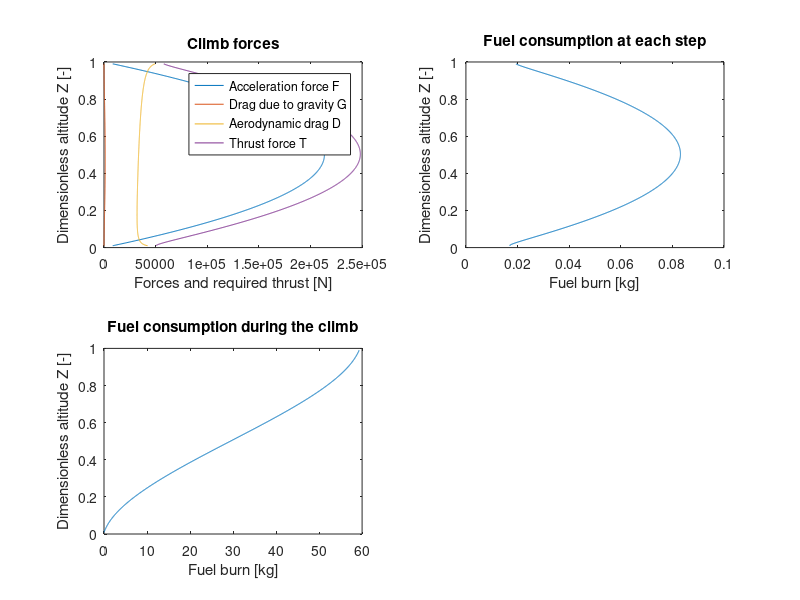
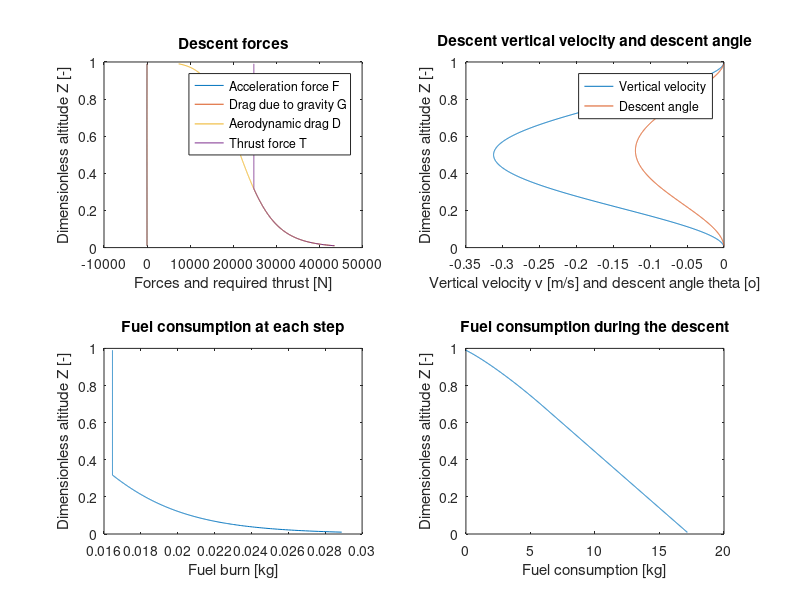

The MATLAB script that drew these images, in order:
%% STEP 1: Choose the trajectory and the aircraft
clear all, clc

desti_number=menu('Choose the trajectory','Trondheim-Oslo','Trondheim-Nice','Paris-New York');

% Two cruise trajectory configurations possible, depends on the trajectory
% chosen.

% STEP 2: Choose the aircraft in function of the travel chosen
% Configuration 1: the cruise trajectory is horizontal

if desti_number==1 % Destination: Trondheim-Oslo
    plane_number = menu('Plane','737-300','737-800');
    d=390000; % Distance Trondheim-Oslo [m]
    if plane_number==1
        disp('Torndheim-Oslo and plane 737-300');
        % Characteristics of the aircraft 737-300
        S = 105.4;  % Wing area [m^2]
        m0 = 62800.0;   % Maximum takeoff weight [kg]
        lf = 20100; % Maximum fuel capacity [l]
        alpha = 0.0735; % Parameter defining the dimensional velocity
        SFC = 0.03977;  % Coefficient fuel burn
    else
        disp('Trondheim-Oslo and plane 737-800');
        % Characteristics of the aircraft 737-800
        S = 125.58; % Wing area [m^2]
        m0 = 79100; % maximum takeoff weight [kg]
        lf = 26020; % Maximum fuel capacity [l]
        alpha = 0.0697; % Parameter defining the dimensional velocity
        SFC = 0.03875;  % Coefficient fuel burn
    end
end

if desti_number == 2    % Destination Trondheim-Nice
    plane_number = menu('Plane','A320','737-800');
    d = 2204000;    % Distance Trondheim-Nice [m]
    if plane_number == 1
        disp('Trondheim-Nice and A320');
        % Characteristics of the aircraft A320
        S = 125;    % Wing area [m^2]
        m0 = 70000; % Maximum takeoff weight [kg]
        lf = 24050; % Maximum fuel capacity [l]
        alpha = 0.07;   % Parameter defining the dimensional velocity
        SFC = 0.03467;  % Coefficient fuel burn
    else
        disp('Trondheim-Nice and plane 737-800');
        % Characterisitcs of the aircraft 737-800
        S = 125.58; % Wing area [m^2]
        m0 = 79100; % Maximum takeoff weight [kg]
        lf = 26020; % Maximum fuel capacity [l]
        alpha = 0.0697; % Parameter defining the dimensional velocity
        SFC = 0.03875;  % Coefficient fuel burn
    end
end

% Configuration 2: the cruise trajectory is not horizontal 
% theta cruise and delta altitude

if desti_number == 3
    plane_number = menu('Plane','A340','777-200');
    d = 5851000; % Distance Paris-New York
    if plane_number == 1
        disp('Paris-New York and plane A340');
        % Characteristics of the aircraft A340
        S = 361.6; % Wing area [m^2]
        m0 = 275000; % Maximum takeoff weight [kg]
        lf = 155040;    % Maximum fuel capacity [l]
        alpha = 0.0663; % Parameter defining the dimensional velocity
        SFC = 0.03263;  % Coefficient fuel burn
    else
        disp('Paris-New York and plane 777-200');
        % Characteristics of the aircraft 777-200
        S = 427.8;  % Wing area [m^2]
        m0 = 247200;    % Maximum takeoff weight [kg]
        lf = 117348;    % Maximum fuel capacity [l]
        alpha = 0.0648; % Parameter defining the dimensional velocity
        SFC = 0.03365;  % Coefficient fuel burn
    end
end

%% Parameters and constants

beta = 60000;   % Velocity/altitude parameter
gamma = input('Parameter for climb time determination (between 150 and 300)')
zc = input('The cruise altitude [m]')   % Cruise altitude [m]
rho0 = 1.225;   % Air density at sea level [kg/m^3]
epsilon = 0.0001;   % Constant in the density function [l/m]
k = 0.045;  % Constant selected for the included drag coefficient
CDo = 0.015;    % Constant selected for the zero-lift drag coefficient

%% STEP 3: CLIMB

n = length(0.01:0.001:0.99);    % Number of values in the vector
nz = n;

% Initialization at t = 0 (takeoff)
% The index 1 is for the climb values
V1 = zeros(nz, 1); v1 = zeros(nz, 1); theta1 = zeros(nz, 1); c1 = zeros(nz, 1);
M1 = zeros(nz, 1); rho1 = zeros(nz,1); CL1 = zeros(nz, 1); F1 = zeros(nz, 1);
G1 = zeros(nz, 1); D1 = zeros(nz, 1); T1 = zeros(nz, 1);
fuelburnCL = zeros(nz+1,1); fuelburnCL(1) = 0;

% Fuel capacity in the aircraft at takeoff
rhof = 817.15;  % Fuel density [kg/m3]
fuelCL = zeros(nz, 1);  % Fuel burn vector [kg]
mf1 = zeros(nz+1,1);    % Weight of fuel vector
mf1(1) = lf*10^-3*rhof; % Weight of fuel at t=0 [kg]

% Maximum takeoff weight [kg]
m1 = zeros(nz+1,1);     % Weight of the aircraft vector
m1(1) = m0;             % Maximum takeoff weight [kg]

% Calculation of the time of climb
vmean1 = 0.0333 * gamma;    % Mean vertical speed [m/s]
Timeclimb = (0.99*zc)/vmean1/3600;  % Time of climb [hours]
tclimb = Timeclimb/n;   % Time increment [hours]

% Climb trajectory
% Calculate the velocities, forces, weight of the fuel burn and aircraft
% for each increment until the cruise altitude

i = 1;
for Z = 0.01:0.001:0.99;
    V1(i)=(-1/alpha)*log((1/beta)*((1/Z)-1));   % Velocity along flight path
    v1(i) = gamma*Z^2*(1-Z)^2;  % Vertical velocity (m/s)
    % v1(i) = -6*vm1*Z^2+6*vm1*Z;   % the parabolic vertical speed
    theta1(i) = asin(v1(i)/V1(i));  % Climb angle [rad]
    c1(i) = 340.245 - 54.15*Z;  % Speed of sound [m/s]
    M1(i) = V1(i) / c1(i);      % Mach number [-]
    rho1(i) = rho0*exp(-epsilon*zc*Z);  % Air density [kg/m^3]
    CL1(i) = (m1(i)*9.81*cos(theta1(i)))/(0.5*S*rho1(i)*V1(i)^2);   % Lift coef.
    F1(i) = (m1(i)*gamma*Z*(1-Z))/(alpha*zc);   % Acceleration force F[N]
    G1(i) = m1(i)*9.81*sin(theta1(i));  % Drag due to gravity G[N]
    D1(i) = 0.5*S*rho1(i)*V1(i)^2*(CDo+k*CL1(i)^2); % Aerodynamic drag D[N]
    T1(i) = F1(i)+G1(i)+D1(i);  % Thrust force T[N]
    fuelCL(i) = SFC*T1(i)*tclimb;   % Fuel burn at each increment [kg]
    fuelburnCL(i+1) = fuelburnCL(i) + fuelCL(i);    % Total fuel burn [kg]
    mf1(i+1) = mf1(i) - fuelCL(i);  % Weight of fuel [kg]
    m1(i+1) = m1(i) - fuelCL(i);    % Weight of the aircraft [kg]
    i = i + 1;
end

% Maximum thrust required during the climb
Tmax = max(T1);

% Distance climb
Vmean1 = mean(V1);  % Mean velocity along the flight path [m/s]
vhmean1 = sqrt(Vmean1^2 - vmean1^2);    % Mean horizontal velocity [m/s]
dHclimb = vhmean1 * Timeclimb * 3600;   % Horizontal climb distance [m]
% Plot

% Velocity along the flight path
figure(1);
subplot(2,1,1), plot(V1,0.01:0.001:0.99)
title('Climb velocity along the flight path')
xlabel('Velocity along the flight path V [m/s]')
ylabel('Dimensionless altitude Z [-]')

% Vertical velocity and climb angle
subplot(2,1,2), plot(v1,0.01:0.001:0.99,theta1*(180/pi),0.01:0.001:0.99)
title('Climb vertical velocity and climb angle')
legend('Vertical velocity','Climb angle')
xlabel('Vertical velocity v [m/s] and climb angle theta [o]')
ylabel('Dimensionless altitude Z [-]')

% Forces
%figure(2);
subplot(2,2,1),
plot(F1,0.01:0.001:0.99,G1,0.01:0.001:0.99,D1,0.01:0.001:0.99,T1,0.01:0.001:0.99)
title('Climb forces')
legend('Acceleration force F','Drag due to gravity G', 'Aerodynamic drag D','Thrust force T')
xlabel('Forces and required thrust [N]')
ylabel('Dimensionless altitude Z [-]')

% Fuel burn at each increment
subplot(2,2,2), plot(fuelCL,0.01:0.001:0.99)
xlabel('Fuel burn [kg]')
ylabel('Dimensionless altitude Z [-]')
title('Fuel consumption at each step')

% Fuel consumption
subplot(2,2,3), plot(fuelburnCL, 0.009:0.001:0.99)
xlabel('Fuel burn [kg]')
ylabel('Dimensionless altitude Z [-]')
title('Fuel consumption during the climb')

% Values for the next step: the cruise

step1=('CLIMB')

disp(['Fuel burn after the climb [kg]: ', num2str(fuelburnCL(end))]);
disp(['Weight of the aircraft m [kg]: ', num2str(m1(end))]);
disp(['Weight of fuel mf [kg]: ', num2str(mf1(end))]);
disp(['Mach number M [-] (for the cruise phase): ', num2str(M1(end))]);
disp(['Speed of sound c [m/s]: ', num2str(c1(end))]);
disp(['Value of CL: ', num2str(CL1(end))]);
disp(['Time of climb [h]: ', num2str(Timeclimb)]);
disp(['Horizontal climb distance [m]: ', num2str(dHclimb)]);

%% STEP 4: CRUISE
% The cruise trajectory for the short and medium flight is horizontal
% Use for the flight Trondheim - Oslo and Trondheim - Nice
% The index c and 2 are for the cruise values

% Initialization for the cruise trajectory
step2 = ('CRUISE')

V2 = M1(end)*c1(end);   % Cruise velocity [m/s] (constant)
disp(['Cruise velocity Vc [m/s]: ', num2str(V2)]);

% Calculate the air density and the aircraft weight at zc (after climb)
zc = Z(end)*zc;
rhoc = rho0*exp(-epsilon*zc);   % Air density [kg/m^3]
mc = ((CL1(end)*S*V2^2)/(2*9.81))*rhoc; % Weight of the aircraft [kg]
disp(['Weight of the aircraft at cruise altitude 1 [kg]: ', num2str(mc)]);

% Cruise time and distance
% Define the time and the distance for the descent
gamma = input('Parameter for descent time determination (between 100 and 200)')
vmean3 = 0.0333*gamma;  % Mean vertical speed [m/s]
vhmean3 = sqrt(Vmean1^2 - vmean3^2);    % Mean horizontal velocity [m/s]
Timedescent = (zc * 0.99)/vmean3/3600;  % Time of descent [hours]
dHdescent = vhmean3 * Timedescent * 36000;  % Horizontal descent distance [m]

% Time and distance for the cruise phase
dHcruise = d - dHdescent - dHclimb;     % Horizontal cruise distance [m]
Timecruise = dHcruise / V2 / 3600;  % Time of cruise [hours]

% Thrust force [N]
T2 = D1(end);   % Thrust force is constant [N]

% Fuel burn
fuelburnCR = SFC * Timecruise*T2;   % Fuel burn during the cruise [kg]
m2 = mc - fuelburnCR;   % Weight of aircraft after the cruise [kg]
mf2 = mf1(end) - fuelburnCR;    % Weight of fuel [kg]

disp(['Fuel burn during the cruise [kg]: ', num2str(fuelburnCR)]);
disp(['Weight of the aircraft m after the cruise [kg]: ', num2str(m2)]);
disp(['Weight of fuel mf after the cruise[kg]: ', num2str(mf2)]);
disp(['Time of cruise [h]: ', num2str(Timecruise)]);
disp(['Horizontal cruise distance [m]: ', num2str(dHcruise)]);

%% STEP 4-bis: CRUISE
% The cruise trajectory for the long flight is linear between zc1 and zc2
% Use for the flight Paris - New York

% Calculate the air density and the aircraft weight at zc (after climb)
zc1 = Z(end)*zc;
rhoc = rho0 * exp(-epsilon*zc1);    % air density [kg/m^3]
mc = ((CL1(end)*S*V2^2)/(2*9.81))*rhoc;     % Weight of the aircraft [kg]
disp(['Weight of the aircraft at cruise altitude 1 [kg]: ', num2str(mc)]);

% Delta cruise altitude [m]
deltazc = input('Value of the delta cruise altitude [m]')
% Altitude at the end
zc2 = zc1 + deltazc;
ncr = length(zc1:1:zc1+deltazc);    % Number of values in the vector

% Cruise time and distance
% Define the time and the distance for the descent
gamma = input('Parameter descent time determination (between 100 and 200)')
vmean3 = 0.0333*gamma;  % Mean vertical velocity [m/s]
vhmean3 = sqrt(Vmean1^2 - vmean3^2);    % Mean horizontal descent velocity [m/s]
Timedescent = (zc2*0.99)/vmean3/3600;   % Time of descent [hours]
dHdescent = vhmean3*Timedescent*3600;   % Horizontal descent distance [m]
% Time and distance for the cruise phase
dHcruise = d - dHdescent - dHclimb; % Horizontal cruise distance [m]
Timecruise = dHcruise/V2/3600;  % Time of cruise [hours]
tcruise = Timecruise/ncr;   % Increment time [hours]

% Initialization at cruise altitude z1
v2 = zeros(ncr,1); theta2 = zeros(ncr,1); rho2 = zeros(ncr,1);
D2 = zeros(ncr,1); T2 = zeros(nz,1); fuelburnCR = zeros(nz,1);

% Fuel capacity in the airplane after the climb
fuelCR = zeros(nz,1);   % Fuel burn during the cruise [kg]
mf2 = zeros(ncr+1,1);   % Weight of fuel vector
mf2(1) = mf1(end);      % Weight of fuel during the cruise [kg]

% Maximum take off weight [kg]
m2 = zeros(nz+1,1); % Weight of the aircraft vector
m2(1) = mc; % Weight of the aircraft [kg]

% Cruise trajectory
i = 1;
for z = zc1:1:zc2;
    rho2(i) = rho0*exp(-epsilon*z); % Air density [kg/m^3]
    D2(i) = 0.5 * S * rho2(i)*V2^2*(CDo+k*CL1(end)^2);  % Aerodynamic drag D [N]
    T2(i) = D2(i);  % Thrust force [N]
    fuelCR(i) = SFC*T2(i)*tcruise;  % Fuel burn at each increment [kg]
    fuelburnCR(i+1) = fuelburnCR(i) + fuelCR(i);    % Total fuel burn [kg]
    mf2(i+1) = mf2(i) - fuelCR(i);  % Weight of fuel [kg]
    m2(i+1) = m2(i) - fuelCR(i);    % Weight of the airplane [kg]
    i = i + 1;
end
%% STEP 5: DESCENT

% The index 3 is for the descent values

% Initialization
% Fuel burn before the descent [kg]
fuelD = zeros(nz, 1);
fuelburnD = zeros(nz+1,1);  fuelburnD(1) = 0;

% Weight aircraft and fuel before the descent [kg]

% Maximum take off weight [kg]

m3 = zeros(nz+1,1); m3(1) = m2(end);
mf3 = zeros(nz+1,1); mf3(1) = mf2(end);

V3 = zeros(nz,1); v3 = zeros(nz,1); theta3 = zeros(nz,1); rho3 = zeros(nz,1);
c3 = zeros(nz,1); M3 = zeros(nz,1);
CL3 = zeros(nz,1); F3 = zeros(nz,1); G3 = zeros(nz,1); D3 = zeros(nz,1);
T3 = zeros(nz, 1);

% Calculation of the time increment
tdescent = Timedescent/n;   % Time increment [hours]

% Descent trajectory 
% Calculate teh velocities, forces, weight of the fuel burn and airplane
% for each incremnet until the landing

i = 1;
for Z = 0.01:0.001:0.99;
    Zd = 1 - Z;     % dimensionless altitude
    V3(i) = (-1/alpha)*log((1/beta)*((1/Zd)-1));    % Velocity along flight path
    v3(i) = -gamma*Zd^2*(1-Zd)^2;   % Vertical speed (m/s)
    % v3(i) = -(-6*vm1*Z^2+6*vm1*Z);    % the parabolic vertical speed
    theta3(i) = asin(v3(i)/V3(i));  % Climb angle [rad]
    c3(i) = 340.254 - 45.15*Zd;     % Speed of sound [m/s]
    M3(i) = V3(i) / c3(i);          % Mach number [-]
    rho3(i) = rho0 * exp(-epsilon*zc*Zd);   % Air density [kg/m^3]
    CL3(i) = (m3(i) * 9.81 * cos(-theta3(i)))/(0.5*S*rho3(i)*V3(i)^2);  % Lift coef.
    F3(i) = (m3(i)*gamma*Zd*(1-Zd))/(alpha*zc); % Acceleration force F [N]
    G3(i) = m3(i) * 9.81 * sin(-theta3(i)); % Drag due to gravity Gd [N]
    D3(i) = 0.5 * S * rho3(i) * V3(i)^2 * (CDo + k * CL3(i)^2); % Aerodynamic drag D [N]
    T3(i) = D3(i) - G3(i) - F3(i);  % Thrust force [N] can't be negative
    if T3(i) <= (10/100)*Tmax
        T3(i) = (10/100)*Tmax;
    elseif T3(i) > (10/100)*Tmax
        T3(i) = T3(i);
    end
    fuelD(i) = SFC*T3(i)*tdescent;  % Fuel burn at each increment [kg]
    fuelburnD(i+1) = fuelburnD(i) + fuelD(i);   % Total fuel burn [kg]
    mf3(i+1) = mf3(i) - fuelD(i);   % Weight of fuel [kg]
    m3(i+1) = m3(i) - fuelD(i); % Weight of the aircraft [kg]
    i = i + 1;
end

Tmean = mean(T3)

% Horizontal descent distance
Vmean3 = mean(V3);  % Mean velocity along the flight path [m/s]
vhmean3 = sqrt(Vmean3^2 - vmean3^2);    % Mean horizontal descent velocity [m/s]
dHdescent = vhmean3 * Timedescent * 3600;   % Horizontal descent distance [m]

% Plot

% Forces
figure(3);
subplot(2,2,1),
plot(F3, 0.01:0.001:0.99,G3,0.01:0.001:0.99,D3,0.01:0.001:0.99,T3,0.01:0.001:0.99)
title('Descent forces')
legend('Acceleration force F', 'Drag due to gravity G', 'Aerodynamic drag D', 'Thrust force T')
xlabel('Forces and required thrust [N]')
ylabel('Dimensionless altitude Z [-]')

% Vertical velocity and descent angle
subplot(2,2,2), plot(v3, 0.01:0.001:0.99, theta3*(180/pi),0.01:0.001:0.99)
title('Descent vertical velocity and descent angle')
legend('Vertical velocity', 'Descent angle')
xlabel('Vertical velocity v [m/s] and descent angle theta [o]')
ylabel('Dimensionless altitude Z [-]')

% Fuel burn at each increment
subplot(2,2,3), plot(fuelD, 0.01:0.001:0.99)
xlabel('Fuel burn [kg]')
ylabel('Dimensionless altitude Z [-]')
title('Fuel consumption at each step')

% Fuel burn
subplot(2,2,4), plot(fuelburnD, 0.99:-0.001:0.009)
xlabel('Fuel consumption [kg]')
ylabel('Dimensionless altitude Z [-]')
title('Fuel consumption during the descent')

% Values of the descent
step3 = ('DESCENT')
disp(['Value of fuel burn during the descent [kg]: ', num2str(fuelburnD(end))]);
disp(['Time of descent [hr]: ', num2str(Timedescent)]);
disp(['Horizontal descent distance [m]: ', num2str(dHdescent)]);

%% Results

disp('RESULTS')

% Time of the trajectory [hours]
TIME = Timeclimb + Timecruise + Timedescent;
disp(['Time trajectory [h]: ', num2str(TIME)]);

% The fuel burn [kg]
fuelburn = fuelburnCL(end) + fuelburnCR(end) + fuelburnD(end);
disp(['Fuel burn during the trajectory [kg]: ', num2str(fuelburn)]);

% The remaining fuel [kg]
disp(['Weight of remaining fuel [kg]: ', num2str(mf3(end))]);
% The weight of the airplane [kg]
disp(['Weight of airplane after the trajectory [kg]: ', num2str(m3(end))]);







